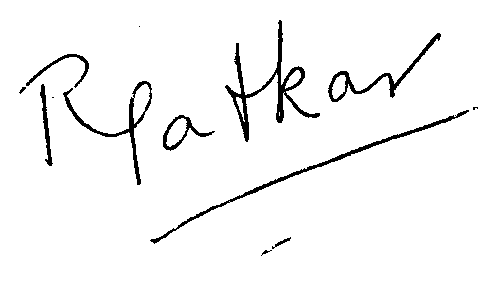
#> input picture data/personA/Train/personA_1.png, 504 x 288 px
$ python HOG_Model.py   (older library calls are emulated)
#> lines starting #> are read from the running program, lines starting #| are printed output that depends on the picture; after the words box and inside, x2 and y2 are one past the last pixel; in counts of white or black regions, pixels touching at a corner belong together
### Stage 1/Data_Preparation.py
import os
import cv2
import numpy as np
from random import shuffle
from skimage.feature import hog

data_path = '../data/'


def get_dataset(model_type, image_size):
    train_data_path, test_data_path = get_images_paths()

    train_data = read_images(train_data_path, model_type, image_size)
    test_data = read_images(test_data_path, model_type, image_size)

    shuffle(train_data)

    if model_type == 'CNN':
        X_train, Y_train = reformat_dataset(train_data, image_size)
        X_test, Y_test = reformat_dataset(test_data, image_size)
    else:
        X_train, Y_train = generate_hog_features(train_data)
        X_test, Y_test = generate_hog_features(test_data)

    return X_train, Y_train, X_test, Y_test


def get_images_paths():
    train_images_path = []
    test_images_path = []

    for class_folder in os.listdir(data_path):
        for sub_folder in os.listdir(data_path + class_folder):
            for img in os.listdir(data_path + class_folder + '/' + sub_folder):

                image_path = os.path.join(data_path + class_folder + '/' + sub_folder, img)
                if image_path.endswith(".csv"):
                    continue

                if sub_folder == 'Train':
                    train_images_path.append(image_path)
                else:
                    test_images_path.append(image_path)

    return train_images_path, test_images_path


def read_images(images_paths, model_type, image_size):
#> called with model_type = 'HOG', image_size = 64
    images = []

    for i in images_paths:
        image = cv2.imread(i, 0)
#> image: shape (288, 504); 96.2% white; 13 black regions (3 under 20 px), largest, box (x1, y1, x2, y2) and area: (225, 20, 320, 142) 1568, (150, 110, 469, 244) 1182, (63, 81, 152, 185) 882
        image = resize_image(image, image_size, model_type)
#> in resize_image, `return cv2.resize(image, (image_size, 2 * image_size))`:
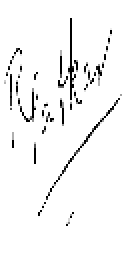
#> returned value: shape (128, 64) (shown 2 times larger); min 0, max 255, mean 245

        image_label = create_label(i)
#> in get_dataset, `train_data = read_images(train_data_path, model_type, image_size)`: train_data = 1 item
#> call 2 of read_images, with model_type = 'HOG', image_size = 64
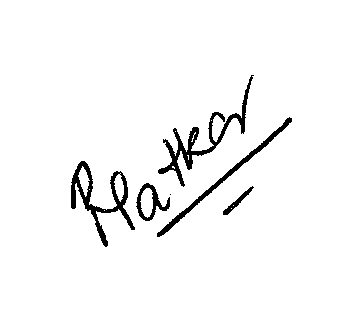
#> input picture data/personA/Test/personA_10.png, 343 x 318 px
#> in read_images (call 2), `image = cv2.imread(i, 0)`: image: shape (318, 343); 96.3% white; 6 black regions (1 under 20 px), largest, box (x1, y1, x2, y2) and area: (158, 75, 254, 187) 1361, (71, 161, 135, 247) 1231, (157, 117, 292, 237) 847, (136, 183, 170, 221) 410, (223, 186, 254, 215) 179
#> call 2 of resize_image, with image_size = 64, model_type = 'HOG'
#> in resize_image (call 2), `return cv2.resize(image, (image_size, 2 * image_size))`:
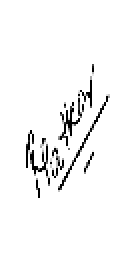
#> returned value: shape (128, 64) (shown 2 times larger); min 0, max 255, mean 245.4
        images.append([np.array(image), image_label])
#> pass 2 of the loop in read_images, `for i in images_paths:`:
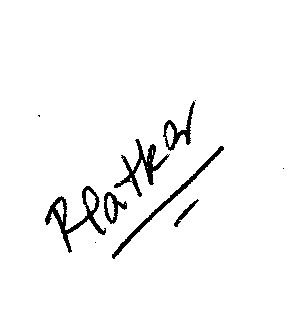
#> input picture data/personA/Test/personA_13.png, 306 x 319 px
#> image: shape (319, 306); 96.8% white; 10 black regions (4 under 20 px), largest, box (x1, y1, x2, y2) and area: (45, 186, 106, 253) 863, (114, 139, 170, 197) 735, (112, 146, 224, 259) 677, (163, 101, 195, 151) 411, (104, 192, 127, 224) 282, (174, 199, 199, 227) 134
#> in resize_image (call 3), `return cv2.resize(image, (image_size, 2 * image_size))`:
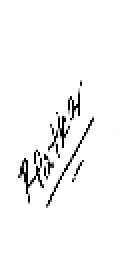
#> returned value: shape (128, 64) (shown 2 times larger); min 0, max 255, mean 246.8
#> pass 3 of the loop in read_images, `for i in images_paths:`:
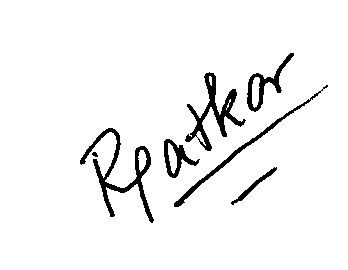
#> input picture data/personA/Test/personA_2.png, 348 x 270 px
#> image: shape (270, 348); 95.2% white; 7 black regions, largest, box (x1, y1, x2, y2) and area: (80, 128, 154, 223) 1309, (185, 72, 246, 151) 1158, (174, 85, 328, 207) 719
#> in resize_image (call 4), `return cv2.resize(image, (image_size, 2 * image_size))`:
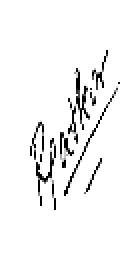
#> returned value: shape (128, 64) (shown 2 times larger); min 0, max 255, mean 242.9
#> in get_dataset, `test_data = read_images(test_data_path, model_type, image_size)`: test_data = 3 items

    return images


def resize_image(image, image_size, model_type):
    if model_type == 'HOG':
        return cv2.resize(image, (image_size, 2 * image_size))
    else:
        return cv2.resize(image, (image_size, image_size))


def create_label(image_path):
    image_label = image_path.split('/')[2]
    image_classes = ['A', 'B', 'C', 'D', 'E']
    label_encoded = np.zeros((5, 1))

    for i in range(len(image_classes)):
        if image_label.endswith(image_classes[i]):
            label_encoded[i] = 1

    return label_encoded


# [6 lines left out: function reformat_dataset, not called in this run]


def generate_hog_features(data):
    hog_features = []
    images_labels = []

    for i in data:
        fd = hog(i[0], orientations=9, pixels_per_cell=(8, 8),
                 cells_per_block=(2, 2), visualize=False, multichannel=False)

        hog_features.append(fd)
        images_labels.append(reformat_label(i[1]))
#> this loop made 1 pass
#> after the loop, hog_features = 1 item; images_labels = [0]

    return np.array(hog_features), np.array(images_labels)


def reformat_label(image_label):
    return np.argmax(image_label)

### Stage 1/HOG_Model.py
import Data_Preparation
from sklearn.metrics import confusion_matrix, accuracy_score, ConfusionMatrixDisplay
from sklearn.linear_model import LogisticRegression
import matplotlib.pyplot as plt

X_train, Y_train, X_test, Y_test = Data_Preparation.get_dataset(model_type='HOG', image_size=64)
#> the loop in generate_hog_features (call 2), `for i in data:` made 3 passes
#> in get_dataset, `X_test, Y_test = generate_hog_features(test_data)`: Y_test = [0, 0, 0]
#> Y_train = [0]; Y_test = [0, 0, 0]

#> (the run stopped early here; a loop or call above may not have finished)
